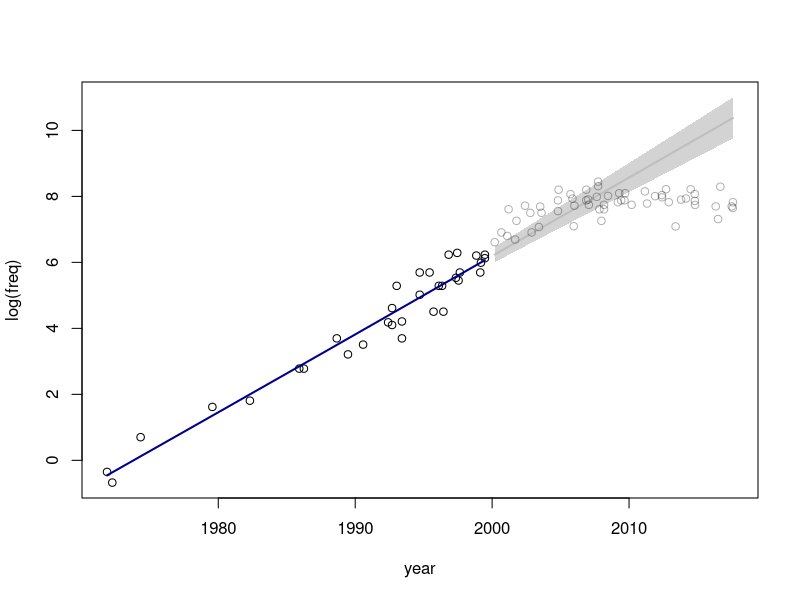
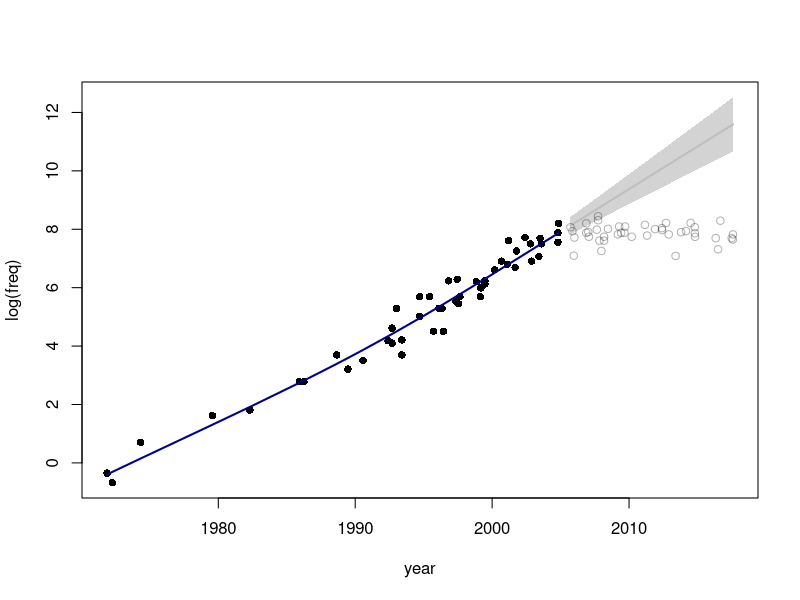
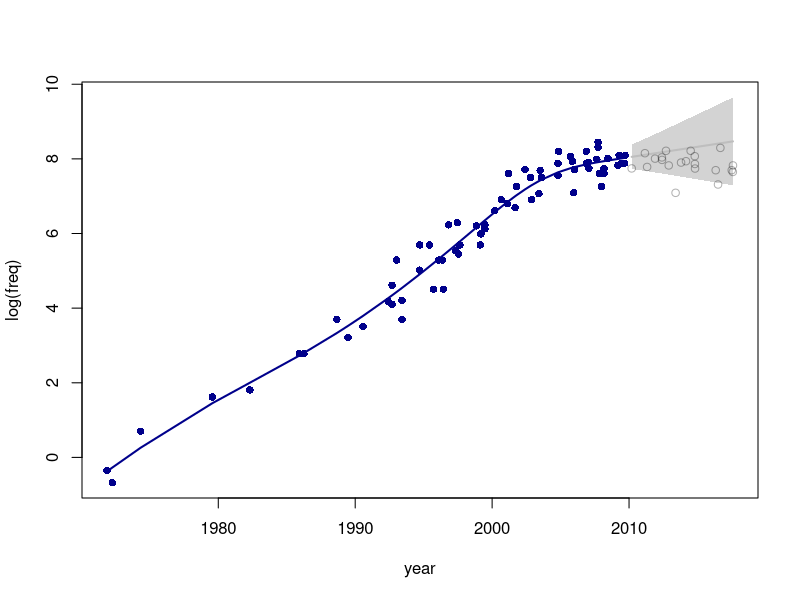

These figures' R source, in order:
## ---- chunk 1
library(mgcv)
data <- read.table("frequency.dat")
names(data) <- c("year", "freq")
## ---- chunk 2
fit_and_predict <- function(data,
                  time_span_fit = c(1971, 2000),
                  time_span_pred = c(time_span_fit[2], 2019)){
  fit_data <- data[data$year >= time_span_fit[1] & data$year <= time_span_fit[2], ]
  fit <- gam(log(freq) ~ s(year), data = fit_data)
  pred_data <- data[data$year >= time_span_pred[1] & data$year <= time_span_pred[2], ]
  pred_values <- predict.gam(fit, newdata = list(year = pred_data$year), se.fit = T)
  out <- list(fitted_values = data.frame(year = fit_data$year,
                                         freq = fit$fitted.values,
                                         obs = log(fit_data$freq)),
              residual = fit$residuals,
              predictions = data.frame(year = pred_data$year,
                                       freq = pred_values$fit,
                                       obs = log(pred_data$freq)),
              prediction_errors = pred_values$se.fit)
  return(out)
}
## ---- chunk 3
visualize_prediction <- function(input,
                                 ...){
  lower_ci <- input$predictions$freq - 1.96*input$prediction_errors
  upper_ci <- input$predictions$freq + 1.96*input$prediction_errors
  min_max <- function(x){
    c(min(x),max(x))
  }
  xrange <- min_max(c(input$fitted_values$year,
                      input$predictions$year))
  yrange <- min_max(c(input$fitted_values$freq,
                      input$fitted_values$obs,
                      input$predictions$freq,
                      input$predictions$obs,
                      lower_ci, upper_ci))
  plot(input$fitted_values$year,
       input$fitted_values$obs,
       xlim = xrange,
       ylim = yrange,...)
  lines(input$fitted_values$year,
        input$fitted_values$freq,
        col = "darkblue", lwd = 2)
  polygon(x = c(input$predictions$year, rev(input$predictions$year)),
          y = c(lower_ci,
                rev(upper_ci)),
          border = NA, col = "lightgray")
  lines(input$predictions$year, input$predictions$freq, col = "gray", lwd = 2)
  points(input$predictions$year, input$predictions$obs, col = rgb(0,0,0, alpha = 0.3))
}
## ---- chunk 4
mypred <- fit_and_predict(data = data,
                          time_span_fit = c(1960, 2000))
visualize_prediction(mypred, xlab = "year", ylab = "log(freq)")

mypred <- fit_and_predict(data = data,
                          time_span_fit = c(1960, 2005))
visualize_prediction(mypred, xlab = "year", ylab = "log(freq)", pch = 16)

mypred <- fit_and_predict(data = data,
                          time_span_fit = c(1960, 2010))
visualize_prediction(mypred, xlab = "year", ylab = "log(freq)", pch = 16, col = "darkblue")
